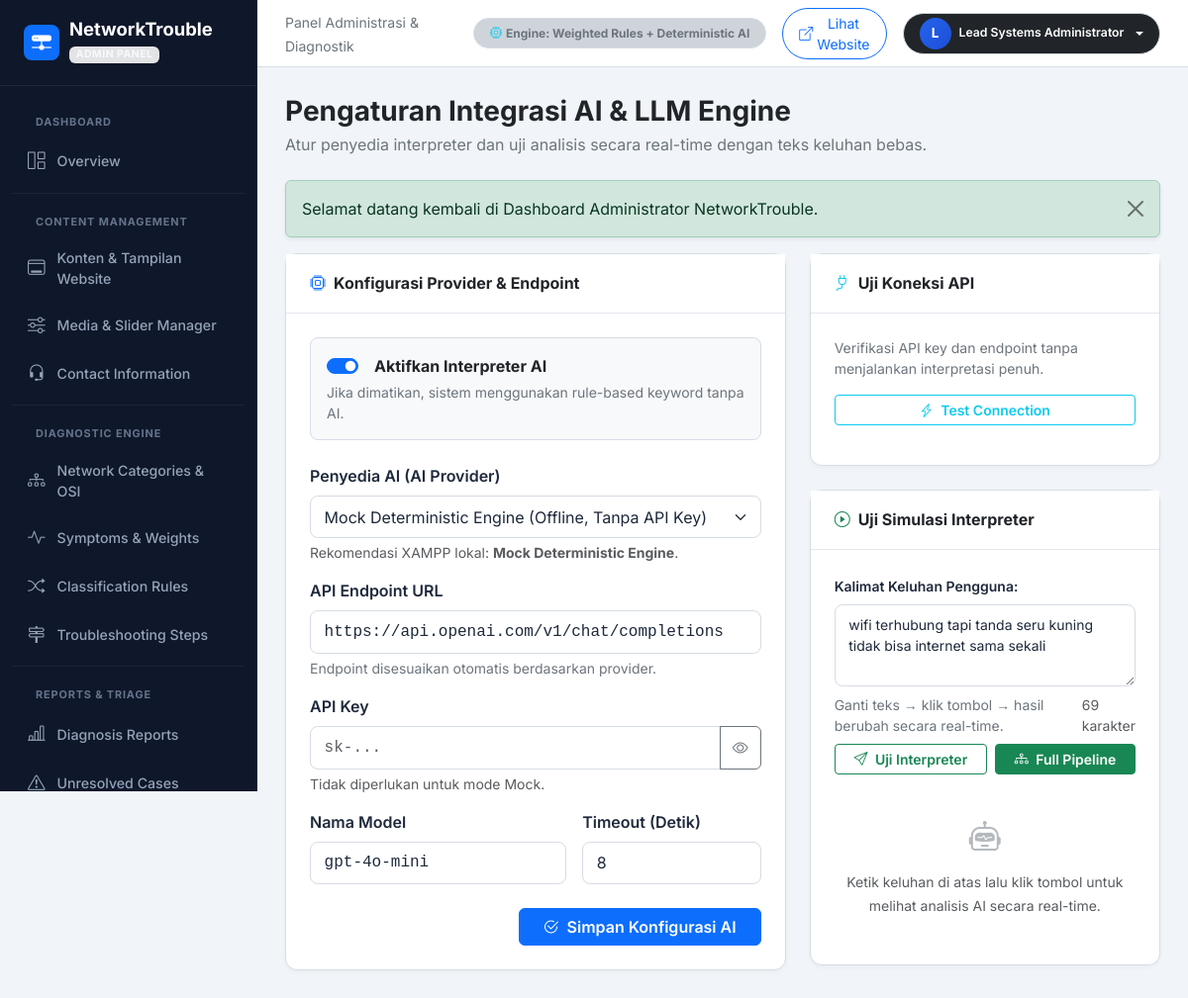
Screenshot of /admin/ai-settings.php (signed in) with the database file from the repository.
### tables this page shows
CREATE TABLE `ai_settings` (
  `id` INT UNSIGNED AUTO_INCREMENT PRIMARY KEY,
  `provider` VARCHAR(50) NOT NULL DEFAULT 'mock',
  `api_endpoint` VARCHAR(255) NOT NULL DEFAULT 'https://api.openai.com/v1/chat/completions',
  `api_key` VARCHAR(255) NULL,
  `model_name` VARCHAR(100) NOT NULL DEFAULT 'gpt-4o-mini',
  `enabled` TINYINT(1) NOT NULL DEFAULT 0,
  `timeout` INT NOT NULL DEFAULT 8,
  `updated_at` DATETIME NOT NULL DEFAULT CURRENT_TIMESTAMP ON UPDATE CURRENT_TIMESTAMP
);

### config/app.php (called while the page is built, shortened)
<?php
function get_flash(): ?array {
    if (isset($_SESSION['flash'])) {
        $flash = $_SESSION['flash'];
        return $flash;
    }
    return null;
}

### admin/ai-settings.php (the view, shortened to what this page needs)
<?php
require_once __DIR__ . '/includes/admin_header.php';
$db = get_db_connection();
$aiRow = null;
if ($db) {
    try { $aiRow = $db->query("SELECT * FROM ai_settings LIMIT 1")->fetch(PDO::FETCH_ASSOC); }
    catch (PDOException $e) {}
}
$provider   = $aiRow['provider']     ?? 'mock';
$endpoint   = $aiRow['api_endpoint'] ?? 'https://api.openai.com/v1/chat/completions';
$apiKey     = $aiRow['api_key']      ?? '';
$modelName  = $aiRow['model_name']   ?? 'gpt-4o-mini';
$timeout    = (int)($aiRow['timeout'] ?? 8);
$enabled    = (bool)($aiRow['enabled'] ?? 1);
?>
<div class="admin-layout-wrapper">
    <?php include __DIR__ . '/includes/admin_sidebar.php'; ?>
    <div class="admin-main">
        <?php include __DIR__ . '/includes/admin_topbar.php'; ?>
        <div class="admin-content">
            <div class="d-flex flex-column flex-md-row justify-content-between align-items-md-center gap-3 mb-4">
                <div>
                    <h1 class="h3 fw-bold text-dark mb-1">Pengaturan Integrasi AI &amp; LLM Engine</h1>
                    <p class="text-secondary mb-0">Atur penyedia interpreter dan uji analisis secara real-time dengan teks keluhan bebas.</p>
                </div>
            </div>
            <?php $flash = get_flash(); if ($flash): ?>
            <div class="alert alert-<?= $flash['type'] === 'error' ? 'danger' : $flash['type']; ?> alert-dismissible fade show shadow-sm">
                <?= htmlspecialchars($flash['message']); ?>
                <button type="button" class="btn-close" data-bs-dismiss="alert" aria-label="Close"></button>
            </div>
            <?php endif; ?>
            <div class="row g-4">
                <div class="col-lg-7">
                    <div class="admin-card">
                        <div class="admin-card-header">
                            <h6 class="fw-bold text-dark mb-0"><i class="bi bi-cpu me-2 text-primary"></i>Konfigurasi Provider &amp; Endpoint</h6>
                        </div>
                        <div class="admin-card-body">
                            <form method="POST" action="" id="settingsForm">
                                <div class="form-check form-switch mb-4 p-3 bg-light rounded-3 border">
                                    <input class="form-check-input ms-0 me-3" type="checkbox" role="switch" id="enabled" name="enabled" <?= $enabled ? 'checked' : ''; ?>>
                                    <label class="form-check-label fw-bold text-dark" for="enabled">Aktifkan Interpreter AI</label>
                                    <div class="form-text small text-secondary">Jika dimatikan, sistem menggunakan rule-based keyword tanpa AI.</div>
                                </div>
                                <div class="mb-3">
                                    <label class="form-label fw-semibold">Penyedia AI (AI Provider)</label>
                                    <select name="provider" id="aiProviderSelect" class="form-select" onchange="updateProviderDefaults()">
                                        <option value="mock"     <?= $provider === 'mock'     ? 'selected' : ''; ?>>Mock Deterministic Engine (Offline, Tanpa API Key)</option>
                                    </select>
                                    <div class="form-text small">Rekomendasi XAMPP lokal: <strong>Mock Deterministic Engine</strong>.</div>
                                </div>
                                <div class="mb-3">
                                    <label class="form-label fw-semibold">API Endpoint URL</label>
                                    <input type="text" name="api_endpoint" id="apiEndpoint" class="form-control font-monospace" value="<?= htmlspecialchars($endpoint); ?>" required>
                                    <div class="form-text small text-secondary" id="endpointHint">Endpoint disesuaikan otomatis berdasarkan provider.</div>
                                </div>
                                <div class="mb-3">
                                    <label class="form-label fw-semibold">API Key</label>
                                    <div class="input-group">
                                        <input type="password" name="api_key" id="apiKeyInput" class="form-control font-monospace" value="<?= htmlspecialchars($apiKey); ?>" placeholder="sk-...">
                                        <button class="btn btn-outline-secondary" type="button" onclick="toggleKeyVisibility()" title="Tampilkan/Sembunyikan">
                                            <i class="bi bi-eye" id="eyeIcon"></i>
                                        </button>
                                    </div>
                                    <div class="form-text small">Tidak diperlukan untuk mode Mock.</div>
                                </div>
                                <div class="row g-3 mb-4">
                                    <div class="col-md-7">
                                        <label class="form-label fw-semibold">Nama Model</label>
                                        <input type="text" name="model_name" id="modelName" class="form-control font-monospace" value="<?= htmlspecialchars($modelName); ?>" placeholder="gpt-4o-mini">
                                    </div>
                                    <div class="col-md-5">
                                        <label class="form-label fw-semibold">Timeout (Detik)</label>
                                        <input type="number" name="timeout" class="form-control" value="<?= $timeout; ?>" min="3" max="60">
                                    </div>
                                </div>
                                <div class="d-flex justify-content-end">
                                    <button type="submit" class="btn btn-primary fw-semibold px-4">
                                        <i class="bi bi-check2-circle me-1"></i> Simpan Konfigurasi AI
                                    </button>
                                </div>
                            </form>
                        </div>
                    </div>
                </div>
                <div class="col-lg-5">
                    <div class="admin-card mb-4">
                        <div class="admin-card-header">
                            <h6 class="fw-bold text-dark mb-0"><i class="bi bi-plug me-2 text-info"></i>Uji Koneksi API</h6>
                        </div>
                        <div class="admin-card-body">
                            <p class="small text-secondary mb-3">Verifikasi API key dan endpoint tanpa menjalankan interpretasi penuh.</p>
                            <button type="button" id="btnTestConn" class="btn btn-outline-info btn-sm w-100 fw-semibold" onclick="runConnectionTest()">
                                <i class="bi bi-lightning-charge me-1"></i> Test Connection
                            </button>
                        </div>
                    </div>
                    <div class="admin-card">
                        <div class="admin-card-header">
                            <h6 class="fw-bold text-dark mb-0"><i class="bi bi-play-circle me-2 text-success"></i>Uji Simulasi Interpreter</h6>
                        </div>
                        <div class="admin-card-body">
                            <div class="mb-2">
                                <label class="form-label small fw-semibold" for="testPromptInput">Kalimat Keluhan Pengguna:</label>
                                <textarea id="testPromptInput" class="form-control form-control-sm" rows="3"
                                    placeholder="Ketik keluhan jaringan di sini, lalu klik tombol uji..."
                                >wifi terhubung tapi tanda seru kuning tidak bisa internet sama sekali</textarea>
                                <div class="d-flex justify-content-between mt-1">
                                    <span class="form-text small text-secondary">Ganti teks → klik tombol → hasil berubah secara real-time.</span>
                                    <span class="form-text small text-muted" id="charCounter">0 karakter</span>
                                </div>
                            </div>
                            <div class="d-flex gap-2 mb-3">
                                <button type="button" id="btnInterpreter" class="btn btn-outline-success btn-sm flex-fill fw-semibold" onclick="runTest('interpreter')">
                                    <i class="bi bi-send me-1"></i> Uji Interpreter
                                </button>
                                <button type="button" id="btnPipeline" class="btn btn-success btn-sm flex-fill fw-semibold" onclick="runTest('pipeline')">
                                    <i class="bi bi-diagram-3 me-1"></i> Full Pipeline
                                </button>
                            </div>
                            <div id="testResultPanel">
                                <div class="text-center py-4 text-muted" id="resultPlaceholder">
                                    <i class="bi bi-robot fs-2 d-block mb-2 text-secondary opacity-50"></i>
                                    <span class="small">Ketik keluhan di atas lalu klik tombol untuk melihat analisis AI secara real-time.</span>
                                </div>
                            </div>
                        </div>
                    </div>
                </div>
            </div>
        </div>
    </div>
</div>
<?php require_once __DIR__ . '/includes/admin_footer.php'; ?>

### assets/css/admin.css (style rules this page uses)
:root { --border-subtle: #E3E7EE; --border-default: #D6DCE5; --border-strong: #C5CCD8; --divider-color: #D9DEE7; --bs-border-color: var(--border-default); --bs-border-color-translucent: rgba(15, 23, 42, 0.12); --bs-border-color-subtle: var(--border-subtle); --admin-sidebar-w: 260px; --admin-sidebar-bg: #0f172a; --admin-sidebar-text: #94a3b8; --admin-sidebar-hover: #1e293b; --admin-topbar-h: 68px; }
body.admin-body { background-color: #f1f5f9; font-family: 'Inter', sans-serif; color: #1e293b; }
.border { border-color: var(--border-default) !important; }
.admin-main { margin-left: var(--admin-sidebar-w); min-height: 100vh; display: flex; flex-direction: column; transition: margin-left 0.3s ease; }
.admin-content { padding: 1.75rem; flex: 1; }
.admin-card { background: #ffffff; border-radius: 12px; border: 1px solid var(--border-default); box-shadow: 0 2px 6px -1px rgba(15, 23, 42, 0.05); margin-bottom: 1.5rem; }
.admin-card-header { padding: 1.25rem 1.5rem; border-bottom: 1px solid var(--border-subtle); display: flex; align-items: center; justify-content: space-between; background-color: #ffffff; }
.admin-card-body { padding: 1.5rem; }
.form-control, .form-select { border: 1px solid var(--border-default); background-color: #ffffff; color: #1e293b; border-radius: 8px; padding: 0.55rem 0.85rem; transition: border-color 0.18s ease, box-shadow 0.18s ease; }

### rows the page displays
ai_settings: enabled "☑", provider "Mock Deterministic Engine (Offline, Tanpa API Key)", api_endpoint "https://api.openai.com/v1/chat/completions", model_name "gpt-4o-mini", timeout "8"

### other values shown
substr($currentAdmin['name'] ?? 'A', 0, 1) "L"
$currentAdmin['name'] "Lead Systems Administrator"
$flash['message'] "Selamat datang kembali di Dashboard Administrator NetworkTrouble."
